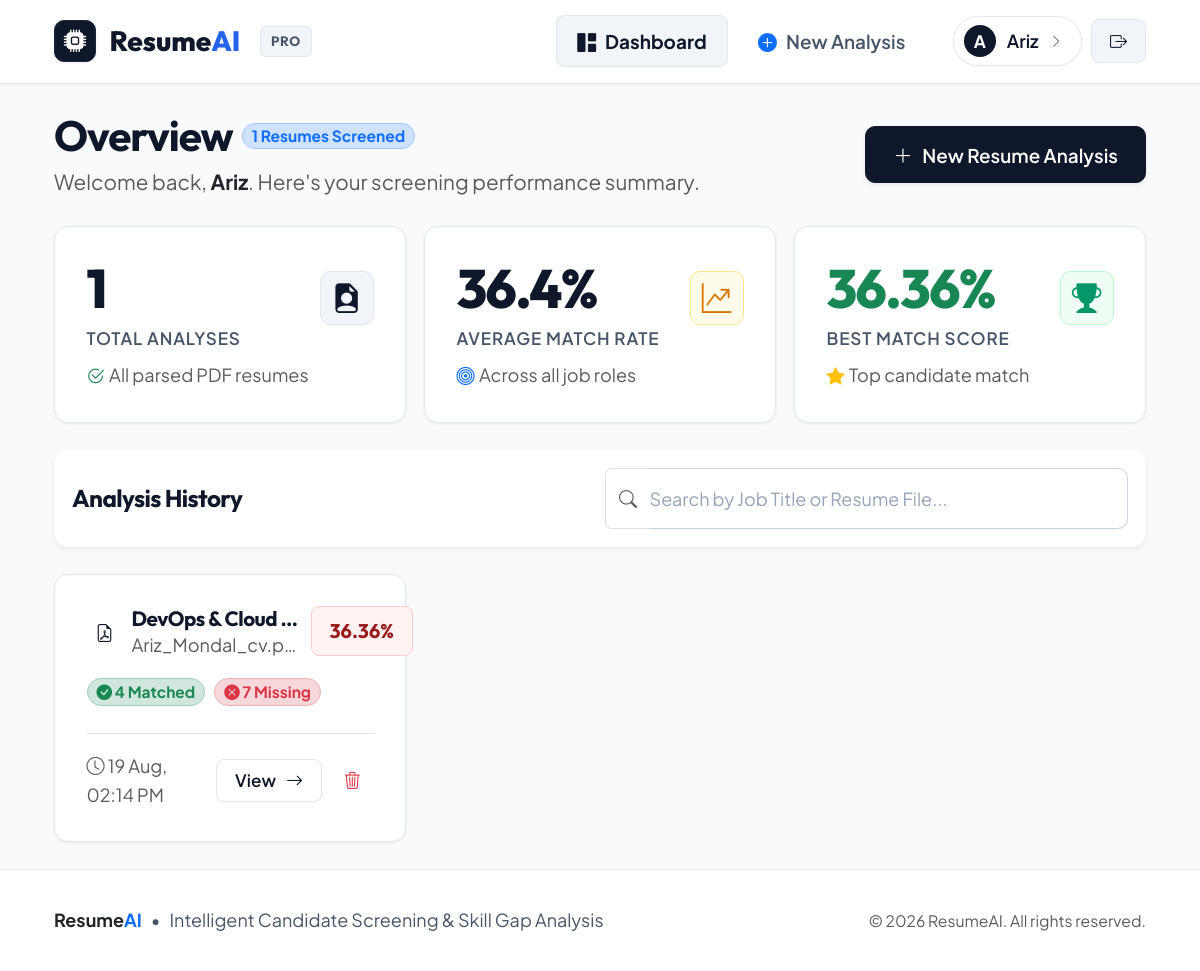
The page /dashboard (signed in) on the database its author committed.
### models.py (models this page shows)
class User(UserMixin, db.Model):
    __tablename__ = "user"
    id = db.Column(db.Integer, primary_key=True)
    username = db.Column(db.String(150), nullable=True)
    email = db.Column(db.String(150), unique=True, nullable=False)
    password = db.Column(db.String(300), nullable=False)  # Hashed password string
    analyses = db.relationship("Analysis", backref="user", lazy=True)

class Analysis(db.Model):
    __tablename__ = "analysis"
    id = db.Column(db.Integer, primary_key=True)
    user_id = db.Column(db.Integer, db.ForeignKey("user.id"), nullable=False)
    resume_filename = db.Column(db.String(300))
    job_title = db.Column(db.String(200))
    matched_skills = db.Column(db.Text)   # Comma-separated string: "python,sql,flask"
    missing_skills = db.Column(db.Text)   # Comma-separated string: "docker,aws"
    match_percentage = db.Column(db.Float)
    created_at = db.Column(db.DateTime, default=datetime.utcnow)

### app.py (the view)
@app.route("/dashboard")
@login_required
def dashboard():
    analyses = Analysis.query.filter_by(user_id=current_user.id)\
        .order_by(Analysis.created_at.desc()).all()
    return render_template("dashboard.html", analyses=analyses)

### app.py (called while the page is built)
@login_manager.user_loader
def load_user(user_id):
    try:
        return db.session.get(User, int(user_id))
    except Exception:
        return None

### templates/dashboard.html (shortened to what this page needs)
{% extends "base.html" %}
{% block content %}
<div class="d-flex flex-column flex-md-row justify-content-between align-items-md-center gap-3 mb-4">
    <div>
        <div class="d-flex align-items-center gap-2 mb-1">
            <h2 class="fw-bold mb-0">Overview</h2>
            <span class="badge bg-primary-subtle text-primary border border-primary-subtle px-2 py-1 small rounded-pill">
                {{ analyses|length }} Resumes Screened
            </span>
        </div>
        <p class="text-muted mb-0">Welcome back, <strong class="text-dark">{{ current_user.username }}</strong>. Here's your screening performance summary.</p>
    </div>
    <a href="{{ url_for('upload_resume') }}" class="btn btn-primary shadow-sm">
        <i class="bi bi-plus-lg"></i>
        <span>New Resume Analysis</span>
    </a>
</div>
{% if analyses %}
    {% set total_count = analyses|length %}
    {% set ns = namespace(total_score=0, best_score=0) %}
    {% for a in analyses %}
        {% set ns.total_score = ns.total_score + (a.match_percentage or 0) %}
        {% if (a.match_percentage or 0) > ns.best_score %}
            {% set ns.best_score = a.match_percentage %}
        {% endif %}
    {% endfor %}
    {% set avg_score = (ns.total_score / total_count)|round(1) if total_count > 0 else 0 %}
    <div class="row g-3 mb-4">
        <div class="col-12 col-md-4">
            <div class="stat-card">
                <div class="d-flex align-items-center justify-content-between">
                    <div>
                        <div class="stat-value">{{ total_count }}</div>
                        <div class="stat-label">Total Analyses</div>
                    </div>
                    <div class="stat-icon primary">
                        <i class="bi bi-file-earmark-person-fill"></i>
                    </div>
                </div>
                <div class="mt-2 text-muted small d-flex align-items-center gap-1">
                    <i class="bi bi-check2-circle text-success"></i> All parsed PDF resumes
                </div>
            </div>
        </div>
        <div class="col-12 col-md-4">
            <div class="stat-card">
                <div class="d-flex align-items-center justify-content-between">
                    <div>
                        <div class="stat-value">{{ avg_score }}%</div>
                        <div class="stat-label">Average Match Rate</div>
                    </div>
                    <div class="stat-icon warning">
                        <i class="bi bi-graph-up-arrow"></i>
                    </div>
                </div>
                <div class="mt-2 text-muted small d-flex align-items-center gap-1">
                    <i class="bi bi-bullseye text-primary"></i> Across all job roles
                </div>
            </div>
        </div>
        <div class="col-12 col-md-4">
            <div class="stat-card">
                <div class="d-flex align-items-center justify-content-between">
                    <div>
                        <div class="stat-value text-success">{{ ns.best_score }}%</div>
                        <div class="stat-label">Best Match Score</div>
                    </div>
                    <div class="stat-icon success">
                        <i class="bi bi-trophy-fill"></i>
                    </div>
                </div>
                <div class="mt-2 text-muted small d-flex align-items-center gap-1">
                    <i class="bi bi-star-fill text-warning"></i> Top candidate match
                </div>
            </div>
        </div>
    </div>
    <div class="card p-3 mb-4 border-0 shadow-sm">
        <div class="row g-2 align-items-center">
            <div class="col-md-6">
                <h5 class="fw-bold mb-0">Analysis History</h5>
            </div>
            <div class="col-md-6">
                <div class="input-group">
                    <span class="input-group-text bg-white border-end-0 text-muted">
                        <i class="bi bi-search"></i>
                    </span>
                    <input type="text" id="analysisSearchInput" class="form-control border-start-0 ps-0" placeholder="Search by Job Title or Resume File...">
                </div>
            </div>
        </div>
    </div>
    <div class="row g-3" id="analysisCardsContainer">
        {% for a in analyses %}
            {% set matched_count = (a.matched_skills.split(',')|length) if a.matched_skills else 0 %}
            {% set missing_count = (a.missing_skills.split(',')|length) if a.missing_skills else 0 %}
            <div class="col-12 col-md-6 col-lg-4 analysis-item" data-search="{{ a.job_title|lower }} {{ a.resume_filename|lower }}">
                <div class="analysis-card">
                    <div>
                        <div class="d-flex align-items-start justify-content-between gap-2 mb-3">
                            <div class="d-flex align-items-center gap-2">
                                <div class="user-avatar" style="background: var(--primary-light); color: var(--primary); width: 36px; height: 36px; font-size: 1rem;">
                                    <i class="bi bi-file-earmark-pdf"></i>
                                </div>
                                <div>
                                    <h6 class="fw-bold mb-0 text-truncate" style="max-width: 170px;" title="{{ a.job_title }}">{{ a.job_title }}</h6>
                                    <span class="text-muted small font-mono text-truncate d-block" style="max-width: 170px;" title="{{ a.resume_filename }}">
                                        {{ a.resume_filename }}
                                    </span>
                                </div>
                            </div>
                            <span class="match-badge {% if a.match_percentage >= 70 %}high{% elif a.match_percentage >= 40 %}mid{% else %}low{% endif %}">
                                {{ a.match_percentage }}%
                            </span>
                        </div>
                        <div class="d-flex align-items-center gap-2 my-3">
                            <span class="badge bg-success-subtle text-success border border-success-subtle rounded-pill px-2 py-1 small">
                                <i class="bi bi-check-circle-fill"></i> {{ matched_count }} Matched
                            </span>
                            <span class="badge bg-danger-subtle text-danger border border-danger-subtle rounded-pill px-2 py-1 small">
                                <i class="bi bi-x-circle-fill"></i> {{ missing_count }} Missing
                            </span>
                        </div>
                    </div>
                    <div class="pt-3 mt-2 border-top d-flex align-items-center justify-content-between">
                        <div class="text-muted small">
                            <i class="bi bi-clock"></i> {{ a.created_at.strftime('%d %b, %I:%M %p') }}
                        </div>
                        <div class="d-flex align-items-center gap-2">
                            <a href="{{ url_for('result', analysis_id=a.id) }}" class="btn btn-sm btn-outline-primary">
                                <span>View</span>
                                <i class="bi bi-arrow-right"></i>
                            </a>
                            <form method="POST" action="{{ url_for('delete_analysis', analysis_id=a.id) }}" onsubmit="return confirm('Are you sure you want to delete this analysis report?');" class="d-inline m-0">
                                <button type="submit" class="btn btn-sm btn-outline-danger" title="Delete this analysis" style="padding: 0.4rem 0.65rem;">
                                    <i class="bi bi-trash3"></i>
                                </button>
                            </form>
                        </div>
                    </div>
                </div>
            </div>
        {% endfor %}
    </div>
{% endif %}
{% endblock %}

### templates/base.html (shortened to what this page needs)
<!DOCTYPE html>
<html lang="en">
<head>
    <link rel="stylesheet" href="https://cdn.jsdelivr.net/npm/bootstrap-icons@1.11.3/font/bootstrap-icons.min.css">
    <link rel="stylesheet" href="https://cdn.jsdelivr.net/npm/bootstrap@5.3.3/dist/css/bootstrap.min.css">
    <link rel="stylesheet" href="{{ url_for('static', filename='style.css') }}">
</head>
<body>
<nav class="navbar navbar-expand-lg app-navbar">
    <div class="container-fluid px-3 px-md-5">
        <a class="brand-logo" href="{{ url_for('home') }}">
            <div class="brand-icon-box">
                <i class="bi bi-cpu-fill"></i>
            </div>
            <span>Resume<span class="highlight">AI</span></span>
            <span class="brand-badge d-none d-sm-inline">PRO</span>
        </a>
        <div class="collapse navbar-collapse" id="navbarContent">
            <ul class="navbar-nav ms-auto align-items-lg-center gap-2 my-2 my-lg-0">
                {% if current_user.is_authenticated %}
                    <li class="nav-item">
                        <a href="{{ url_for('dashboard') }}" class="nav-link-custom {% if request.endpoint == 'dashboard' %}active{% endif %}">
                            <i class="bi bi-grid-1x2-fill"></i> Dashboard
                        </a>
                    </li>
                    <li class="nav-item">
                        <a href="{{ url_for('upload_resume') }}" class="nav-link-custom {% if request.endpoint == 'upload_resume' %}active{% endif %}">
                            <i class="bi bi-plus-circle-fill text-primary"></i> New Analysis
                        </a>
                    </li>
                    <li class="nav-item ms-lg-3 mt-2 mt-lg-0 d-flex align-items-center gap-2">
                        <a href="{{ url_for('profile') }}" class="user-pill text-decoration-none {% if request.endpoint == 'profile' %}border-primary shadow-sm{% endif %}" title="View My Profile">
                            <div class="user-avatar">
                                {{ (current_user.username or current_user.email or 'U')[0]|upper }}
                            </div>
                            <span>{{ current_user.username or current_user.email }}</span>
                            <i class="bi bi-chevron-right small text-muted" style="font-size: 0.75rem;"></i>
                        </a>
                        <a href="{{ url_for('logout') }}" class="btn btn-sm btn-secondary-subtle" title="Sign out">
                            <i class="bi bi-box-arrow-right"></i>
                        </a>
                    </li>
                {% endif %}
            </ul>
        </div>
    </div>
</nav>
<main class="container-fluid px-3 px-md-5 my-4 flex-grow-1 fade-in">
    {% block content %}{% endblock %}
</main>
<footer class="app-footer">
    <div class="container-fluid px-3 px-md-5 d-flex flex-column flex-md-row align-items-center justify-content-between gap-3 text-center text-md-start">
        <div class="d-flex align-items-center gap-2">
            <span class="fw-bold text-dark font-heading">Resume<span class="text-primary">AI</span></span>
            <span>&bull;</span>
            <span>Intelligent Candidate Screening &amp; Skill Gap Analysis</span>
        </div>
        <div class="text-muted small">
            &copy; {{ now.year if now else '2026' }} ResumeAI. All rights reserved.
        </div>
    </div>
</footer>
</body>
</html>

### rows shown on the page
User: username "A", username "Ariz"
Analysis: best_score "36.36", job_title "DevOps & Cloud…", resume_filename "Ariz_Mondal_cv.p…", match_percentage "36.36", matched_count "4", missing_count "7", created_at "19 Aug, 02:14 PM"

### other values the page prints
{{ analyses|length }} "1"
{{ total_count }} "1"
{{ avg_score }} "36.4"
{{ now.year if now else '2026' }} "2026"
